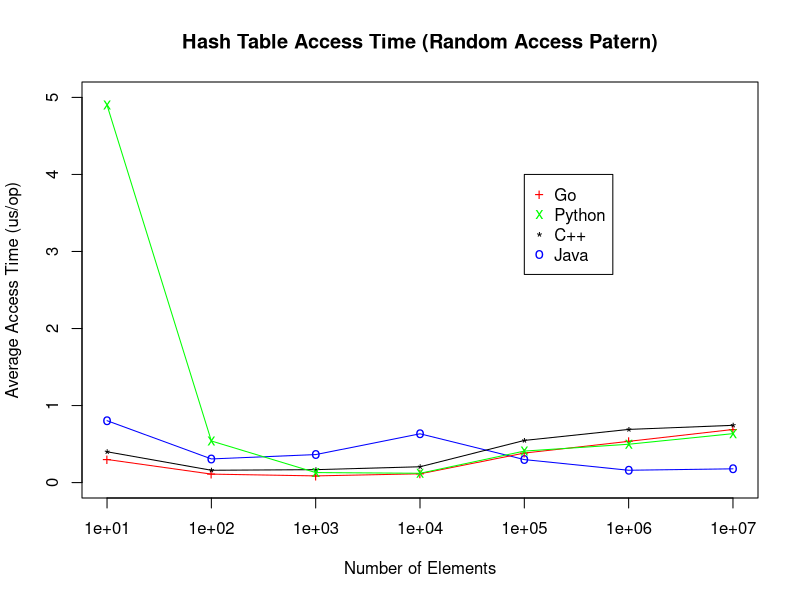

This chart was generated by the following R code:
N = c(10, 100, 1000, 10000, 100000, 1000000, 10000000);
langs = c("Go", "Python", "C++", "Java");
pchs = c("+", "x", "*", "o");
colors = c("red", "green", "black", "blue");

# Java
access_time = c(0.803400, 0.307150, 0.363706, 0.633317, 0.298482, 0.160155, 0.178708)

png("hashtable-rand-access.png", bg="transparent", width=700, height=500)
plot(N, access_time, type="o", pch="o", col="blue", log="x", ann=FALSE, lty=1, ylim=c(0,5));
title(ylab="Average Access Time (us/op)");
title(xlab="Number of Elements");

# Go
access_time = c(0.3, 0.11000000000000001, 0.087, 0.1141, 0.38335, 0.535501, 0.6896599);
lines(N, access_time, type="o", pch="+", lty=1, col="red");

# C++
access_time = c(0.4, 0.16, 0.168, 0.2055, 0.54728, 0.690345, 0.743512);
lines(N, access_time, type="o", lty=1, pch="*", col="black");

# Python
access_time = c(4.9, 0.54, 0.13, 0.121, 0.40927, 0.497939, 0.6353964);
lines(N, access_time, type="o", pch="x", lty=1, col="green");

legend(1e5, 4, langs, pch=pchs, col=colors)
title(main="Hash Table Access Time (Random Access Patern)");

dev.off();
